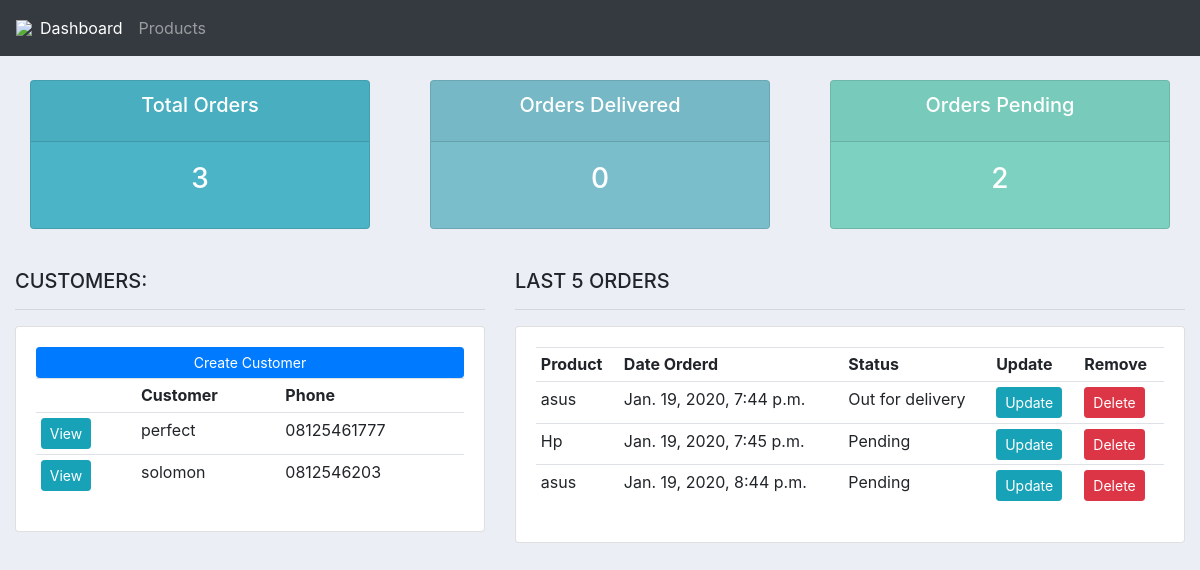
The page / on the database its author committed.
### accounts/models.py (models this page shows, shortened)
class Customer(models.Model):
	name = models.CharField(max_length=200, null=True)
	phone = models.CharField(max_length=200, null=True)
	email = models.EmailField(null=True)
	date_created = models.DateTimeField(auto_now_add=True, null=True)

class Order(models.Model):
	STATUS = (
			('Pending', 'Pending'),
			('Out for delivery', 'Out for delivery'),
			('Delivered', 'Delivered'),
			)
	customer = models.ForeignKey(Customer, null=True, on_delete= models.SET_NULL)
	product = models.ForeignKey(Product, null=True, on_delete= models.SET_NULL)
	date_created = models.DateTimeField(auto_now_add=True, null=True)
	status = models.CharField(max_length=200, null=True, choices=STATUS)

class Product(models.Model):
	CATEGORY = (
			('Indoor', 'Indoor'),
			('Out Door', 'Out Door'),
			)
	name = models.CharField(max_length=200, null=True)
	price = models.FloatField(null=True)
	category = models.CharField(max_length=200, null=True, choices=CATEGORY)
	description = models.CharField(max_length=200, null=True, blank=True)
	date_created = models.DateTimeField(auto_now_add=True, null=True)
	tags = models.ManyToManyField(Tag)
	def __str__(self):
		return self.name

### accounts/views.py (the view)
# urls.py: path('', views.home, name="home"),
def home(request):
	orders = Order.objects.all()
	customers = Customer.objects.all()
	total_customers = customers.count()
	total_orders = orders.count()
	delivered = orders.filter(status='Delivered').count()
	pending = orders.filter(status='Pending').count()
	context = {'orders':orders, 'customers':customers,
	'total_orders':total_orders,'delivered':delivered,
	'pending':pending }
	return render(request, 'accounts/dashboard.html', context)

### accounts/templates/accounts/dashboard.html
{%  extends 'base.html' %}
{% block content %}
{%  include 'accounts/status.html' %}
<br>
<div class="row">
	<div class="col-md-5">
		<h5>CUSTOMERS:</h5>
		<hr>
		<div class="card card-body">
			<a class="btn btn-primary  btn-sm btn-block" href="">Create Customer</a>
			<table class="table table-sm">
				<tr>
					<th></th>
					<th>Customer</th>
					<th>Phone</th>
				</tr>
				{% for customer in customers %}
					<tr>
						<td><a class="btn btn-sm btn-info" href="{% url 'customer' customer.id %}">View</a></td>
						<td>{{customer.name}}</td>
						<td>{{customer.phone}}</td>
					</tr>
				{% endfor %}
			</table>
		</div>
	</div>
	<div class="col-md-7">
		<h5>LAST 5 ORDERS</h5>
		<hr>
		<div class="card card-body">
			<table class="table table-sm">
				<tr>
					<th>Product</th>
					<th>Date Orderd</th>
					<th>Status</th>
					<th>Update</th>
					<th>Remove</th>
				</tr>
				{% for order in orders %}
					<tr>
						<td>{{order.product}}</td>
						<td>{{order.date_created}}</td>
						<td>{{order.status}}</td>
						<td><a class="btn btn-sm btn-info" href="{% url 'update_order' order.id %}">Update</a></td>
						<td><a class="btn btn-sm btn-danger" href="{% url 'delete_order' order.id %}">Delete</a></td>
					</tr>
				{% endfor %}
			</table>
		</div>
	</div>
</div>
{% endblock %}

### static/css/main.css (style rules this page uses)
body { background-color: #ebeff5; }

### rows shown on the page
Customer: name "perfect", phone "08125461777"
Customer: name "solomon", phone "0812546203"
Order: product "asus", date_created "Jan. 19, 2020, 7:44 p.m.", status "Out for delivery"
Order: product "Hp", date_created "Jan. 19, 2020, 7:45 p.m.", status "Pending"
Order: product "asus", date_created "Jan. 19, 2020, 8:44 p.m.", status "Pending"

### other values the page prints
{{ total_orders }} "3"
{{ delivered }} "0"
{{ pending }} "2"
